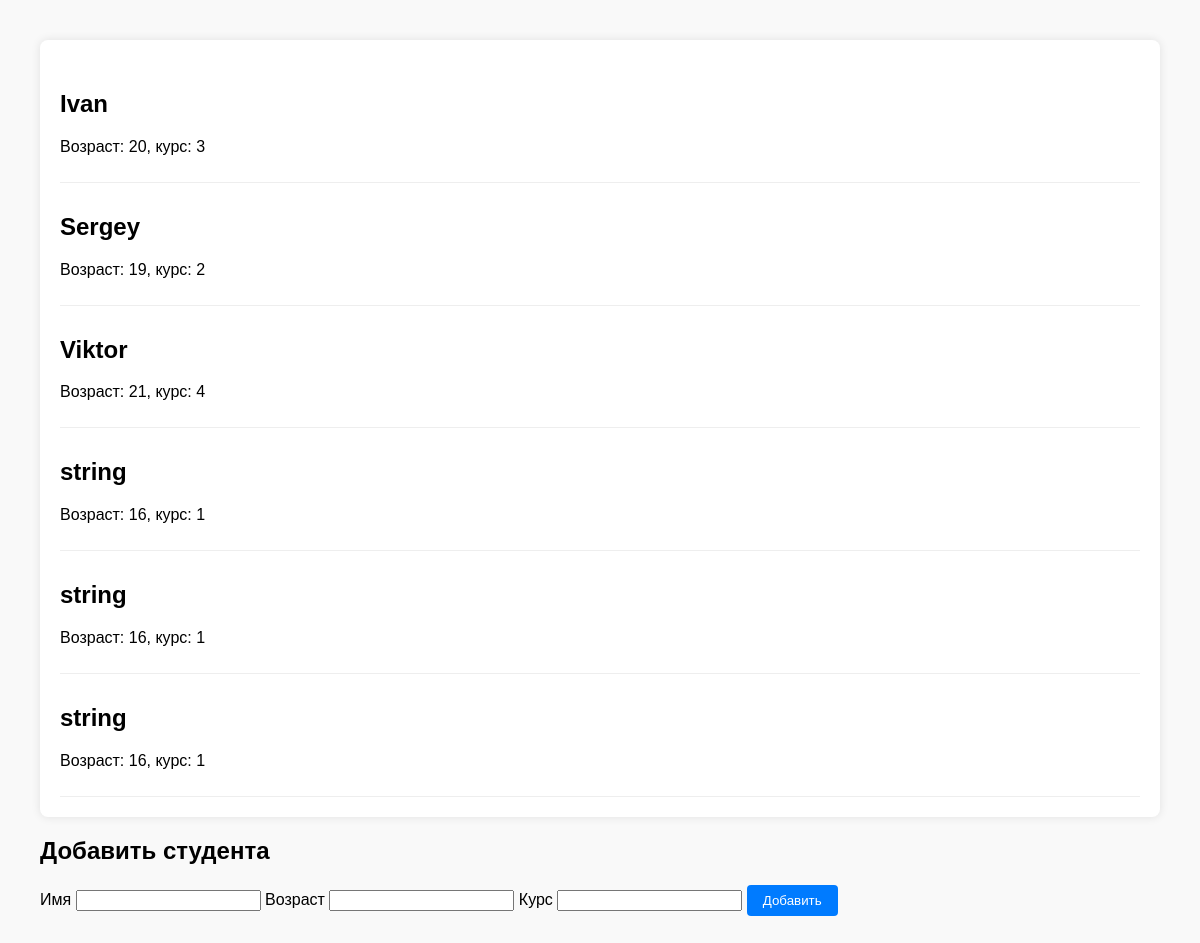
/pages/students, run on the app's committed database.
### models/students.py (models this page shows)
class StudentDB(Base):
    __tablename__ = "students"
    id: Mapped[int] = mapped_column(Integer, primary_key=True)
    name: Mapped[str] = mapped_column(String)
    age: Mapped[int] = mapped_column(Integer)
    course: Mapped[int] = mapped_column(Integer)

### routers/pages.py (the view)
@pages_router.get("/students", response_class=HTMLResponse)
async def get_students_page(request: Request, db: AsyncSession = Depends(get_db)):
    students = await student_service.get_all_students(db)
    return templates.TemplateResponse(request=request,
                                      name="create-student.html",
                                      context={"students": students})

### templates/create-student.html
{% extends "students.html" %}
{% block create %}
<div>
    <h2>Добавить студента</h2>
    <form method="post" action="{{ url_for('create_student_from_form') }}">
    <label>
      Имя
      <input type="text" name="name" required />
    </label>
    <label>
      Возраст
      <input type="number" name="age" required />
    </label>
    <label>
      Курс
      <input type="number" name="course" required />
    </label>
    <button type="submit">Добавить</button>
  </form>
</div>
{% endblock %}

### templates/students.html (shortened to what this page needs)
<!DOCTYPE html>
<html lang="en">
<head>
    <link rel="stylesheet" href="{{ url_for('static', path='style.css') }}">
</head>
<body>
    <div class="container">
        {% for student in students %}
            <div class="student-item">
                <h2>{{student.name}}</h2>
                <p>Возраст: {{student.age}}, курс: {{student.course}}</p>
            </div>
        {% endfor %}
    </div>
    <div>
        {% block create %}{% endblock %}
    </div>
</body>
</html>

### static/style.css (style rules this page uses)
body { font-family: Arial, sans-serif; margin: 40px; background-color: #f9f9f9; }
.container { margin: 0 auto; background: white; padding: 20px; border-radius: 8px; box-shadow: 0 0 10px rgba(0,0,0,0.1); }
.student-item { border-bottom: 1px solid #eee; padding: 10px 0; }
button { background: #007bff; color: white; border: none; padding: 8px 16px; border-radius: 4px; cursor: pointer; }

### data on the page
StudentDB: name "Ivan", age "20", course "3"
StudentDB: name "Sergey", age "19", course "2"
StudentDB: name "Viktor", age "21", course "4"
StudentDB: name "string", age "16", course "1"
StudentDB: name "string", age "16", course "1"
StudentDB: name "string", age "16", course "1"
